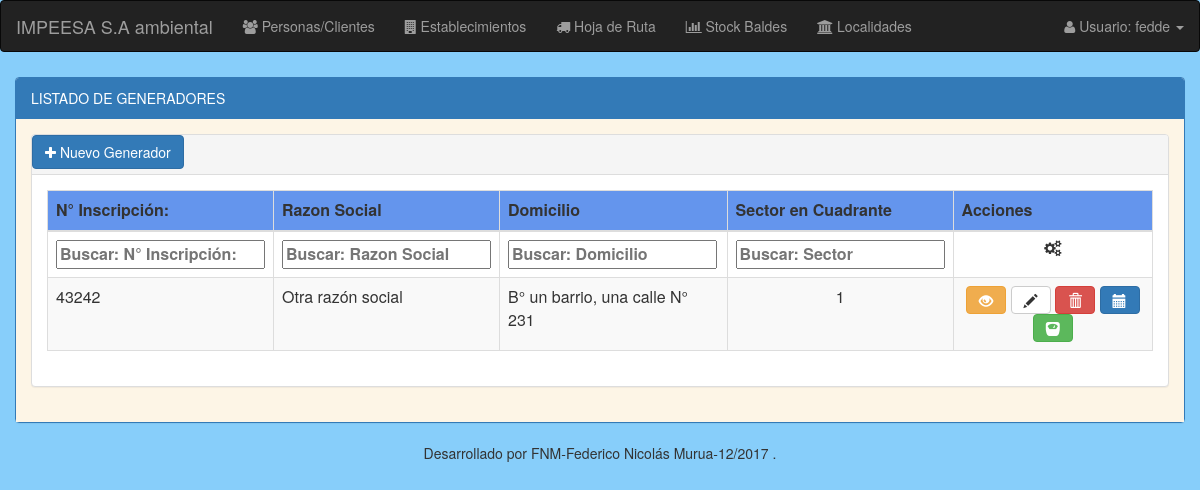
The app's page /generadores/listado/generadores/ (signed in), older data.
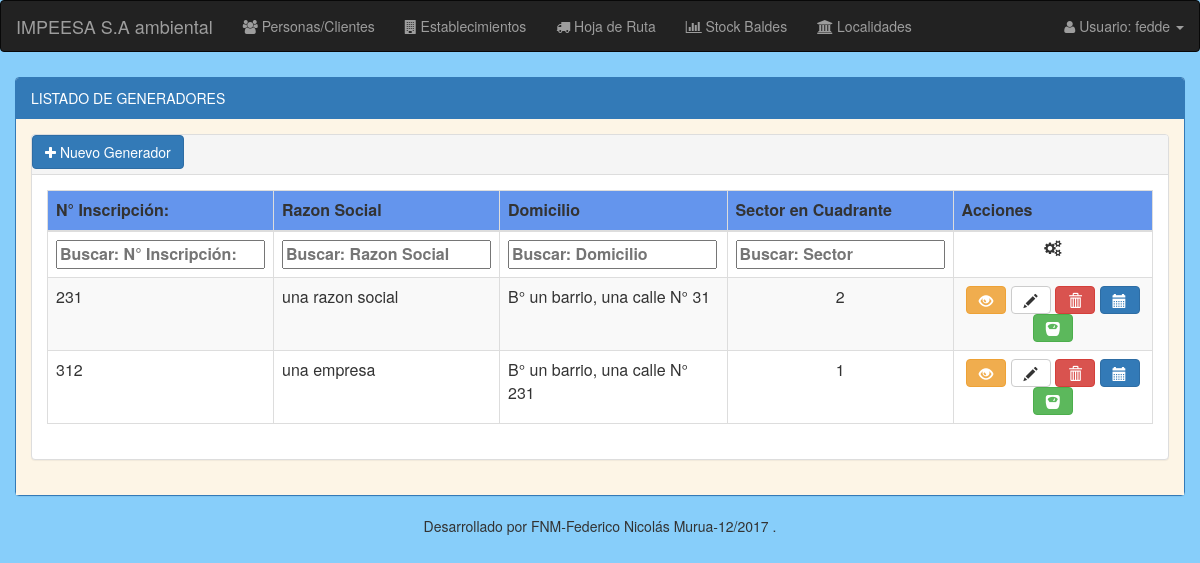
The same page, newer data.
### modulo_I/models.py (models this page shows, shortened)
class EstablecimientoGenerador(models.Model):
    tipo_actividad = MultiSelectField(choices=Actividades)
    nro_inscripcion = models.BigIntegerField(primary_key=True) # N° inscripcion registro de generadores provincia del chubut
    razon_social = models.CharField(max_length=50)
    telefono = models.CharField(max_length=50)
    email = models.EmailField(max_length=50, blank=True, null=True)
    director_responsable = models.ForeignKey('Cliente', related_name='director_responsable', on_delete=models.CASCADE)
    responsable_residuos = models.ForeignKey('Persona', related_name='responsable_residuos', on_delete=models.CASCADE)
    responsable_suplente = models.ForeignKey('Persona', related_name='responsable_suplente', on_delete=models.CASCADE)
    responsable_tecnico = models.ForeignKey('Persona', related_name='responsable_tecnico', on_delete=models.CASCADE)
    fecha_vinculo = models.DateField() #fecha deL Vinculo que se confeccionó el formulario
    fecha = models.DateField(default=now)
    observaciones_comentarios = models.TextField(max_length=200, default='', blank=True, null=True)
    caract_generales = models.ForeignKey('CaracteristicasGenerales', on_delete=models.CASCADE)
    domicilio = models.ForeignKey('Domicilio', on_delete=models.CASCADE)
    ambito_dependencia = models.ForeignKey('AmbitoDependencia', on_delete=models.CASCADE)
    via_acceso = models.ForeignKey('ViaAccesoSector', on_delete=models.CASCADE)
    tipo_actividad = MultiSelectField(choices=Actividades)
    sector = models.IntegerField() # cuadrante que pertenece a la ciudad el generador
    '''
    AGREGAR orden dentro de sector para la hoja de ruta (puede ser null)
    '''

class Domicilio(models.Model):
    barrio = models.CharField(max_length=50)
    calle = models.CharField(max_length=50)
    calle_entre1 = models.CharField(max_length=50, null=True, blank=True)
    calle_entre2 = models.CharField(max_length=50, null=True, blank=True)
    nro = models.IntegerField(default=1,validators=[MinValueValidator(1)])
    piso = models.IntegerField(blank=True, null=True, validators=[MinValueValidator(1)])
    dpto = models.CharField(max_length=50, blank=True, null=True)
    localidad = models.ForeignKey('Localidad', on_delete=models.CASCADE)
    comarca = models.CharField(max_length=50, blank=True, null=True)
    def __str__(self):
        return "B° %s, %s  N° %s" % (self.barrio, self.calle, self.nro)

### modulo_I/views.py (the view)
@login_required
def listado_generadores(request):
    listado_generadores = EstablecimientoGenerador.objects.all()
    return render(request, 'establecimiento/generador_listado.html', {'listado_generadores': listado_generadores})

### modulo_I/templates/establecimiento/generador_listado.html (shortened to what this page needs)
{% extends "base/base_listado.html" %}
{% load staticfiles %}
{% load staticfiles bootstrap3 %}
{% block panel-heading %}
  LISTADO DE GENERADORES
{% endblock %}
{% block panel-heading-tabla %}
  <a href="{% url 'generadores:alta_modif_generadores' %}" class="btn btn-primary"><i class="fa fa-plus"></i> Nuevo Generador</a>
{% endblock %}
{% block thead-tabla %}
  <thead>
  <tr style="background:#6495ED;">
      <th>N° Inscripción:</th>
      <th>Razon Social</th>
      <th>Domicilio</th>
      <th>Sector en Cuadrante</th>
      <th>Acciones</th>
  </tr>
  </thead>
{% endblock %}
{% block tfoot-tabla %}
  <tfoot >
     <tr>
       <th>N° Inscripción:</th>
       <th>Razon Social</th>
       <th>Domicilio</th>
       <th>Sector</th>
       <th style="text-align:center;"><i class="fa fa-cogs"></i></th>
    </tr>
  </tfoot>
{% endblock %}
{% block tbody-tabla %}
  <tbody>
  {% for generador in listado_generadores %}
      <tr>
          <td>{{ generador.nro_inscripcion }}</td>
          <td>{{ generador.razon_social }}</td>
          <td>{{ generador.domicilio }}</td>
          <td style="text-align:center;">{{ generador.sector }}</td>
          <td align="center">
            <a class="btn btn-warning" data-toggle="tooltip" title="Detalles" href="{% url 'generadores:detalle_generadores' nro_inscripcion=generador.nro_inscripcion%}"><em class="glyphicon glyphicon-eye-open"></em></a>
            <a class="btn btn-default" data-toggle="tooltip" title="Modificar" href="{% url 'generadores:alta_modif_generadores' nro_inscripcion=generador.nro_inscripcion%}"><em class="glyphicon glyphicon-pencil"></em></a>
            <a id="generador_id"class="btn btn-danger btn-baja"  data-generadornro="{{generador.nro_inscripcion}}" data-generadornombre="{{generador.razon_social}}" data-toggle="modal" data-target="#modal_baja" title="Eliminar"><em class="glyphicon glyphicon-trash"></em></a>
            <a class="btn btn-primary" data-toggle="tooltip" title="Horario de Atención" href="{% url 'generadores:listado_horarios' nro_inscripcion=generador.nro_inscripcion%}"><em class="glyphicon glyphicon-calendar"></em></a>
            <a class="btn btn-success" data-toggle="tooltip" title="Residuo Generador" href="{% url 'generadores:listado_residuos' nro_inscripcion=generador.nro_inscripcion%}"><em class="glyphicon glyphicon-scale"></em></a>
          </td>
      </tr>
  {% endfor %}
  </tbody>
{% endblock %}

Row changes from the older to the newer data that the page shows:
removed EstablecimientoGenerador: nro_inscripcion "43242", razon_social "Otra razón social", domicilio "B° un barrio, una calle N° 231", sector "1"
added EstablecimientoGenerador: nro_inscripcion "231", razon_social "una razon social", domicilio "B° un barrio, una calle N° 31", sector "2"
added EstablecimientoGenerador: nro_inscripcion "312", razon_social "una empresa", domicilio "B° un barrio, una calle N° 231", sector "1"
